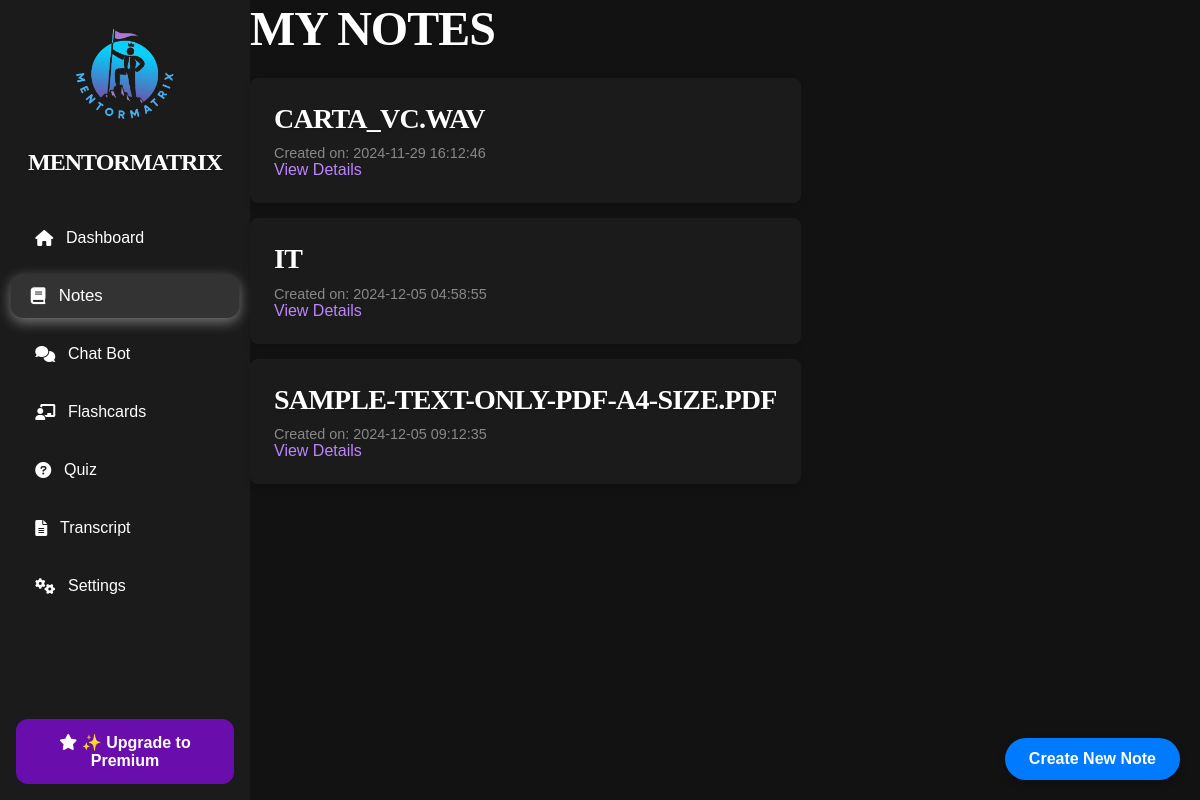
/notes, run on an earlier commit of the app's database.
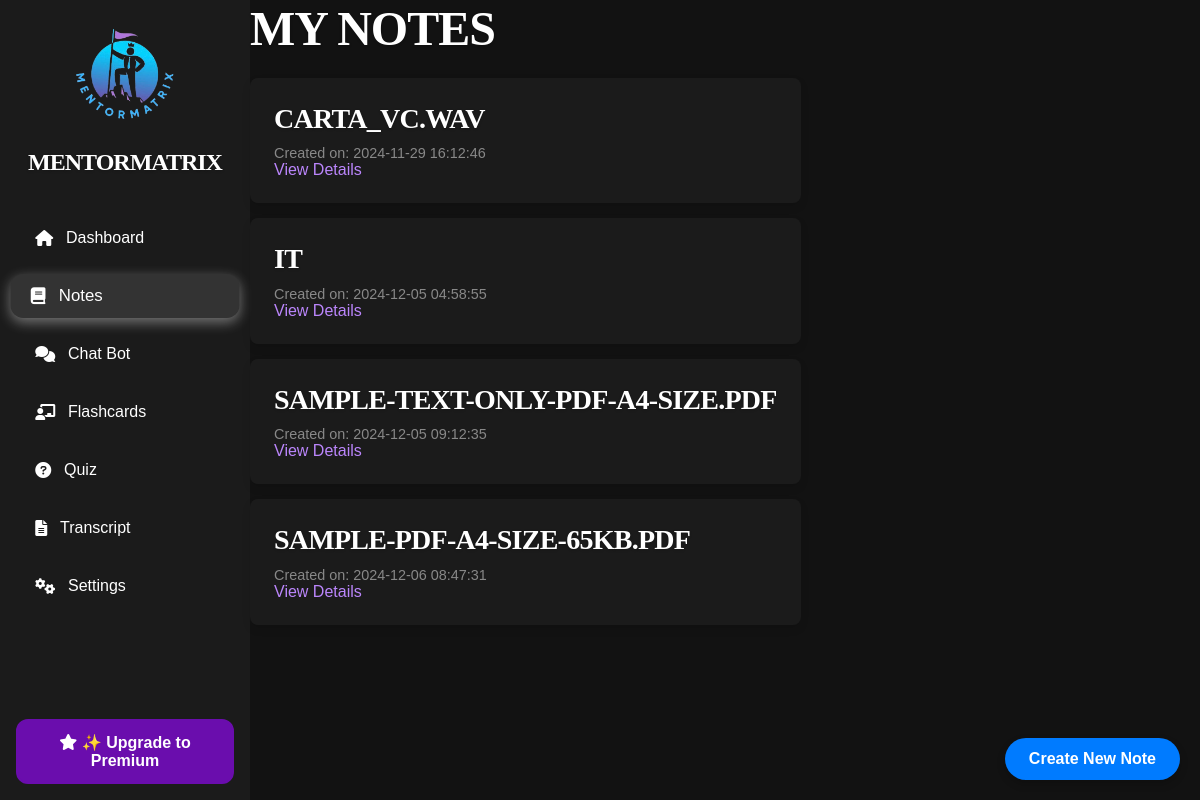
And on a later commit of the database.
### tables this page shows
CREATE TABLE notes (
                    id INTEGER PRIMARY KEY AUTOINCREMENT,
                    transcript_id INTEGER,
                    title TEXT NOT NULL,
                    content TEXT NOT NULL,
                    created_at DATETIME DEFAULT CURRENT_TIMESTAMP,
                    updated_at DATETIME DEFAULT CURRENT_TIMESTAMP,
                    FOREIGN KEY (transcript_id) REFERENCES transcripts(id) ON DELETE CASCADE);

### routes/notes.py (the view)
@notes_blueprint.route('/notes')
def notes():
    notes_data = db.execute('''
        SELECT
            notes.id,
            notes.title AS note_title,
            notes.content AS note_content,
            notes.created_at,
            files.name AS file_name,
            files.file_type,
            files.metadata,
            transcripts.title AS transcript_title
        FROM notes
        LEFT JOIN files ON notes.transcript_id = files.transcript_id
        LEFT JOIN transcripts ON notes.transcript_id = transcripts.id
    ''')
    return render_template('notes.html', notes=notes_data, current_route='notes')

### templates/notes.html (shortened to what this page needs)
{% extends "layout.html" %}
{% block other_head_stuff %}
    <link rel="stylesheet" href="{{ url_for('static', filename='css/notes.css') }}">
{% endblock %}
{% block content %}
    <div class="container">
        <div class="main-content">
            <h1>My Notes</h1>
            <ul class="notes-list">
                {% for note in notes %}
                    <li class="note-item">
                        <h2>{{ note.note_title }}</h2>
                        <small>Created on: {{ note.created_at }}</small>
                        <a href="{{ url_for('notes.view_note', note_id=note.id) }}" class="view-details-btn">View Details</a>
                    </li>
                {% else %}
                    <p>No notes available. Generate one to get started!</p>
                {% endfor %}
            </ul>
        </div>
    </div>
    <button id="openModalBtn" class="premium-button">Create New Note</button>
{% endblock %}

### templates/layout.html (shortened to what this page needs)
<!DOCTYPE html>
<html lang="en">
    <head>
        <link rel="stylesheet" href="{{ url_for('static', filename='css/base.css') }}">
        <link rel="stylesheet" href="https://cdnjs.cloudflare.com/ajax/libs/font-awesome/6.0.0-beta3/css/all.min.css">
        {% block other_head_stuff %}
        {% endblock %}
    </head>
    <body>
        <div class="container">
            <aside class="sidebar">
                <div class="logo">
                    <center>
                    <img src="{{ url_for('static', filename='images/MentorMatrix_logo.png') }}"
                        alt="MentorMatrix Logo"
                        style="width: 120px;
                                height: 120px;
                                border-radius: 50%; /* Makes it a circle */
                                overflow: hidden; /* Ensures contents stay within the circle */"
                        >
                        <h1>MentorMatrix</h1>
                    </center>
                </div>
                <nav class="nav-links">
                    <button class="nav-item {% if current_route == 'dashboard' %}active{% endif %}" onclick="redirectToPage('/dashboard')">
                        <i class="fas fa-home nav-icon"></i> Dashboard
                    </button>
                    <button class="nav-item {% if current_route == 'notes' %}active{% endif %}" onclick="redirectToPage('/notes')">
                        <i class="fas fa-book nav-icon"></i> Notes
                    </button>
                    <button class="nav-item {% if current_route == 'chatbot' %}active{% endif %}" onclick="redirectToPage('/chatbot')">
                        <i class="fas fa-comments nav-icon"></i> Chat Bot
                    </button>
                    <button class="nav-item {% if current_route == 'flashcards' %}active{% endif %}" onclick="redirectToPage('/flashcards')">
                        <i class="fas fa-chalkboard-teacher nav-icon"></i> Flashcards
                    </button>
                    <button class="nav-item {% if current_route == 'quiz' %}active{% endif %}" onclick="redirectToPage('/quiz')">
                        <i class="fas fa-question-circle nav-icon"></i> Quiz
                    </button>
                    <button class="nav-item {% if current_route == 'transcript' %}active{% endif %}" onclick="redirectToPage('/transcript')">
                        <i class="fas fa-file-alt nav-icon"></i> Transcript
                    </button>
                    <button class="nav-item {% if current_route == 'settings' %}active{% endif %}" onclick="redirectToPage('/settings')">
                        <i class="fas fa-cogs nav-icon"></i> Settings
                    </button>
                </nav>
                <button class="premium-button" onclick="redirectToPage('/pricing')">
                    <i class="fas fa-star nav-icon"></i> ✨ Upgrade to Premium
                </button>
            </aside>
            <main class="main-content">
                {% block content %}
                {% endblock %}
            </main>
        </div>
    </body>
</html>

### static/css/base.css (style rules this page uses)
* { margin: 0; padding: 0; box-sizing: border-box; }
:root { --font-family: 'Arial', sans-serif; --background-color: #121212; --text-color: #e0e0e0; --primary-purple: #6a0dad; --hover-purple: #5c0ab8; --active-purple: #4b0997; --hover-bg-color: #333333; --active-bg-color: #333333; --white: #ffffff; --soft-text-shadow: 0 1px 3px rgba(0, 0, 0, 0.2); }
body { font-family: var(--font-family); background-color: var(--background-color); color: var(--text-color); }
.container { display: flex; min-height: 100vh; }
.logo h1 { font-size: 1.5rem; color: #ffffff; margin: 1rem 0; }
.nav-links { flex-grow: 1; }
.nav-item { display: flex; align-items: center; color: #bbbbbb; font-size: 1rem; padding: 0.75rem 0; text-decoration: none; }
.nav-item i { margin-right: 10px; }
.nav-item.active, .nav-item:hover { color: #ffffff; background-color: #333333; border-radius: 8px; padding-left: 10px; }
.premium-button { background-color: var(--primary-purple);; color: var(--white); font-size: 1rem; font-weight: 600; padding: 0.75rem 1.5rem; text-align: center; border-radius: 12px; border: 2px solid #6a0dad; cursor: pointer; margin-top: 1rem; display: inline-block; transition: all 0.3s ease-in-out; }
button { cursor: pointer; background-color: #333333; color: #ffffff; font-size: 1rem; font-weight: 500; padding: 0.75rem 1.5rem; border-radius: 8px; border: 2px solid transparent; display: inline-block; transition: all 0.3s ease; }
button, .premium-button { transition: all 0.3s ease; }
h1, h2, h3 { color: #ffffff; font-weight: 600; letter-spacing: -0.5px; text-transform: uppercase; font-family: montserrat, serif; line-height: 1.2; }
h1, h2, h3 { text-shadow: var(--soft-text-shadow); }
h1 { font-size: 3rem; letter-spacing: -1px; }
h2 { font-size: 2.25rem; letter-spacing: -0.75px; }
a { color: #bb86fc; text-decoration: none; font-weight: 500; transition: color 0.3s ease-in-out, text-decoration 0.3s ease-in-out; }
.sidebar { width: 250px; background-color: #1b1b1b; padding: 1rem; display: flex; flex-direction: column; justify-content: space-between; }
.sidebar .logo h1 { font-size: 1.5rem; color: #ffffff; margin-top: 0.5rem; }
.nav-links { display: flex; flex-direction: column; gap: 1rem; margin-top: 1.5rem; }
.nav-links .nav-item { display: flex; align-items: center; padding: 0.75rem 1.2rem; border-radius: 12px; color: #fff; font-size: 1rem; background-color: transparent; border: 2px solid transparent; cursor: pointer; text-align: left; transition: background-color 0.3s, border 0.3s, box-shadow 0.3s, transform 0.2s; width: 100%; will-change: transform, background-color; }
.nav-links .nav-item.active { background-color: var(--active-bg-color); border-color: #fff; box-shadow: 0 4px 12px rgba(255, 255, 255, 0.4); transform: scale(1.05); }
.nav-links .nav-item i { margin-right: 0.8rem; }
.nav-links .nav-item { outline: none; border: none; background: none; text-decoration: none; }

### static/css/notes.css (style rules this page uses)
.notes-list { list-style-type: none; padding: 0; margin-top: 20px; }
.note-item { background-color: #1b1b1b; padding: 1.5rem; margin-bottom: 15px; border-radius: 8px; box-shadow: 0 4px 8px rgba(0, 0, 0, 0.1); transition: transform 0.3s ease; }
.note-item h2 { font-size: 1.75rem; margin-bottom: 0.5rem; }
.note-item small { display: block; font-size: 0.9rem; margin-top: 10px; color: #888; }
#openModalBtn { position: fixed; bottom: 20px; right: 20px; padding: 12px 24px; background-color: #007bff; color: white; border: none; border-radius: 50px; font-size: 16px; font-weight: bold; z-index: 1000; box-shadow: 0 4px 8px rgba(0, 0, 0, 0.2); transition: background-color 0.3s ease, transform 0.3s ease; }

What changed in the data, as far as the page shows it:
added notes: note_title "SAMPLE-PDF-A4-SIZE-65KB.PDF", created_at "2024-12-06 08:47:31"
